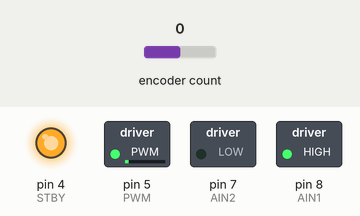
The sketch below on a simulated Arduino Uno, built with avr-gcc and run on an emulated ATmega328P. On the bench: switched loads named in the sketch (green lamp = pin HIGH), output pins drawn as LEDs (lit = HIGH). The inputs (shaded band) are chosen by the test bench; at power-on: encoder count 0. What the sketch prints to the serial monitor is not drawn.

Above: at 0.05 s.
At 0.65 s:
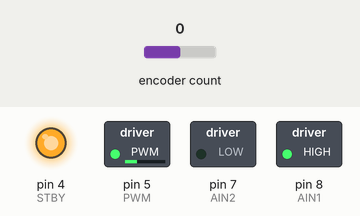
At 1.36 s:
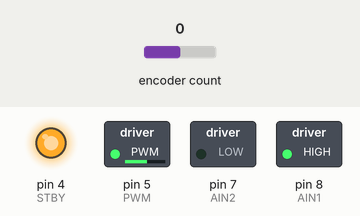
At 1.97 s:
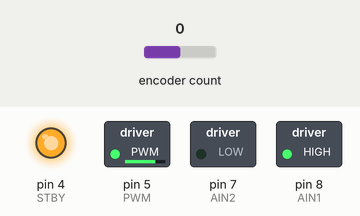
At 2.7 s:
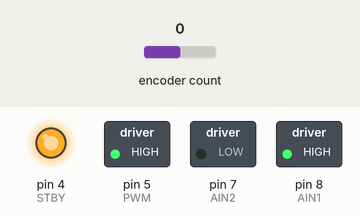
Timing chart, 0 to 4.2 s (numbered marks = the images above):
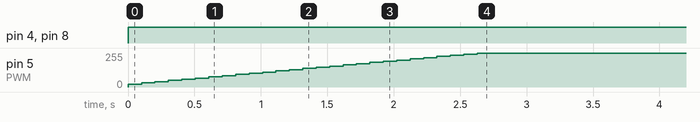

The sketch:

ArduinoNanoMainMotor.ino
```cpp
#include <PID_v1.h>
#include <Encoder.h>

#define PWM 5
#define STBY 4
#define A 2 //Encoder A
#define B 3 //Encoder B
#define AIN1 8
#define AIN2 7

//Declare encoder function
Encoder Enc(A, B);

//Time variables
long previousMillis = 0;
long currentMillis = 0;

//Encoder variables
volatile long currentEncoder;
volatile long previousEncoder = 0;
volatile long oldPosition = 0;
volatile long newPosition;

long positionMain  = -999;
int rotation = 0;
float old_rot_speed;
const int Encoder_1_round = 44; //define number of pulses in one round of encoder


float rot_speed;           //rotating speed in rad/s
const int interval = 5; //choose interval is 1 second (1000 milliseconds)

//Set PID constants
double kp = 0.00545, ki = 0.0352, kd = 0;  //0.0096;
double input = 0, output = 0, setpoint = 0;
const int K = 13117;

//Declare PID functions
PID MainPID(&input, &output, &setpoint, kp, ki, kd, DIRECT);

void PID_setup(void)
{
  //PID initial settings
  MainPID.SetMode(AUTOMATIC);
  MainPID.SetSampleTime(0.005);
  MainPID.SetOutputLimits(0, 255);
}

void setup()
{
  // put your setup code here, to run once:
  Serial.begin(57600); //Set the band rate to your Bluetooth module.
  pinMode(AIN1, OUTPUT);
  pinMode(AIN2, OUTPUT);
  pinMode(PWM, OUTPUT);
  pinMode(STBY, OUTPUT);
  pinMode(A, INPUT_PULLUP);
  pinMode(B,  INPUT_PULLUP);
  Serial.println("Speed Test");
  PID_setup();
}
float read_speed(void)
{
  //read velocity of selected motor
  //return velocity in rad/s

  currentEncoder = Enc.read();
  currentMillis = millis();

  if (currentMillis - previousMillis >= interval)
  {
    previousMillis = currentMillis;
    rot_speed = (float)((currentEncoder - previousEncoder) * 200 * 60 / (Encoder_1_round));
    previousEncoder = currentEncoder;
    return rot_speed;
  }
}
void w(int rotation, int direct)
{
  //Control rotation of motor
  //variable "rotation" gets value from 0 (0% power) to 255 (100% power)
  analogWrite(PWM, rotation);
  if (direct == 1)
  {
    digitalWrite(AIN1, HIGH);
    digitalWrite(AIN2, LOW);
  }
  else if (direct == -1)
  {
    digitalWrite(AIN1, LOW);
    digitalWrite(AIN2, HIGH);
  }
  if (rotation == 0) //Floating
  {
    digitalWrite(AIN1, LOW);
    digitalWrite(AIN2, LOW);
    analogWrite(PWM, 0);
  }
  if (direct == 0) //Brake
  {
    digitalWrite(AIN1, HIGH);
    digitalWrite(AIN2, HIGH);
    analogWrite(PWM, 0);
  }
}

void control_PID(float u)
{
  //control the wheel using PID
  int u_sign = sign_of(u); //Get sign of rotating velocity of wheels
  u = abs(u);              //get the absolute value of input speed (because we have the variable u_sign)
  setpoint = u;
  MainPID.Compute();
  //  //Mapping value
  //  float M_in_min = 0;
  //  //M_in_max = 19;
  //  float M_out_min = 0;
  //  float M_out_max = 255;
  //
  //    //Remapping motors' value
  //    u1 = (u1 - M_in_min) * (M_out_max - M_out_min) / (M_in_max - M_in_min) + M_out_min;
  w(output, 1);
}
int sign_of(float x)
{
  if (x >= 0)
    return 1;
  else
    return -1;
}

void loop() {
  digitalWrite(STBY, HIGH);

   //w(255, 1);
  // delay(2000);
  // w(0,1);
  // delay(2000);
  control_PID(2557);
//  delay(3000);
//  control_PID(6000);
//  delay(3000);
//  control_PID(12000);
//  delay(3000);
//  control_PID(500);
//  delay(4000);
//  old_rot_speed = 0;

input = read_speed();;
  if (input != old_rot_speed)
  {
    Serial.print("Speed=\t");
    Serial.print(input);
    Serial.print("\t");
    Serial.print(millis());
    Serial.println();
    old_rot_speed = input;
  }
  //else Serial.println("no");
}
```

Measured:
- by itself, pin 4 (STBY), pin 8 (AIN1): LOW → HIGH at 0.00 s
- by itself, pin 5 (PWM): moves from 0/255 to 255/255 over 2.6 s
